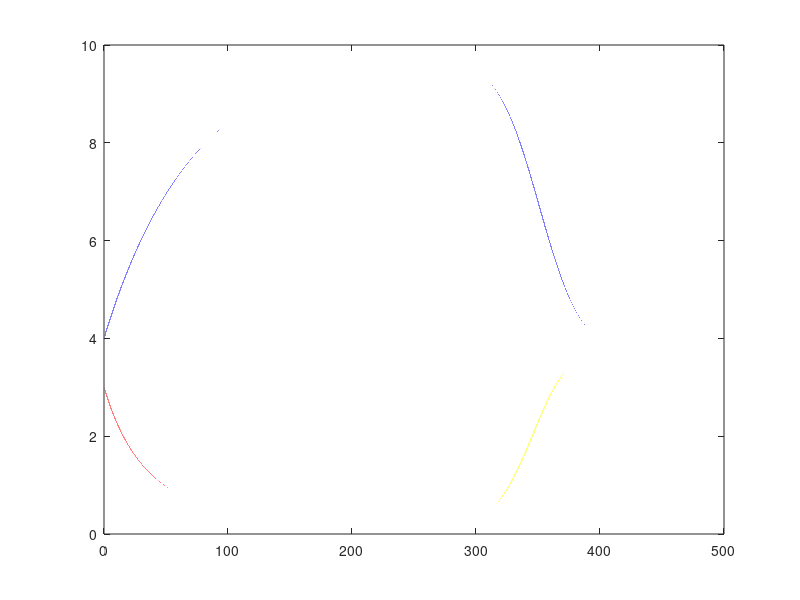

Source code (MATLAB):
% WIth timed drug

tn = 20*24; % hours
t0 = 0;  % initial time
h  = 0.001; 

t = t0:h:tn;

nt = length(t);

T = zeros(nt,1);
Is = zeros(nt,1);
Ir = zeros(nt,1);

% Initial conditions
T(1)  = 4;
Is(1) = 3;
Ir(1) = 0;

% Parameters
lambda = 5/24;
delta = 0.5/24;
b = 0.25/24;
bs = 0.25/24;
br = 0.24/24;
mu = 10^(-5)/24;
a = 1/24;
epsilon=0.9;

% x(1) = target cells (T)
% x(2) = infected sensitive (Is)


for i = 1:nt-1
    

    if( rem(i,4) == 0 )

    conc = 10.0;
        
    T(i+1)  = T(i) + h*(lambda - delta*T(i) - (conc*(1-epsilon)*bs*Is(i) + br*Ir(i))*T(i) );
    Is(i+1) = Is(i) + h*( conc*(1-epsilon)*(1-mu)*bs*Is(i)*T(i) - a*Is(i) );
    Ir(i+1) = Ir(i) + h*( br*T(i)*Ir(i) - a*Ir(i) + conc*(1-epsilon)*mu*bs*Is(i)*T(i) );
        
    else
    
    T(i+1)  = T(i) + h*(lambda - delta*T(i) - ((1-epsilon)*bs*Is(i) + br*Ir(i))*T(i) );
    Is(i+1) = Is(i) + h*( (1-epsilon)*(1-mu)*bs*Is(i)*T(i) - a*Is(i) );
    Ir(i+1) = Ir(i) + h*( br*T(i)*Ir(i) - a*Ir(i) + (1-epsilon)*mu*bs*Is(i)*T(i) );
        
    end

end

    %subplot(10, 10, i);
    %caption1 = sprintf('E1 = %2g', epsilon1);
    %caption2 = sprintf(' E2 = %2g', epsilon2);
    %plot(t,xa(:,1), 'k', t, xa(:,2), 'g', t, xa(:,3), 'r', 'LineWidth', 1.2)
    %title([caption1 caption2])
    
    plot(t,T, t, Is, t, Ir, 'LineWidth', 1.2)
    hold on
